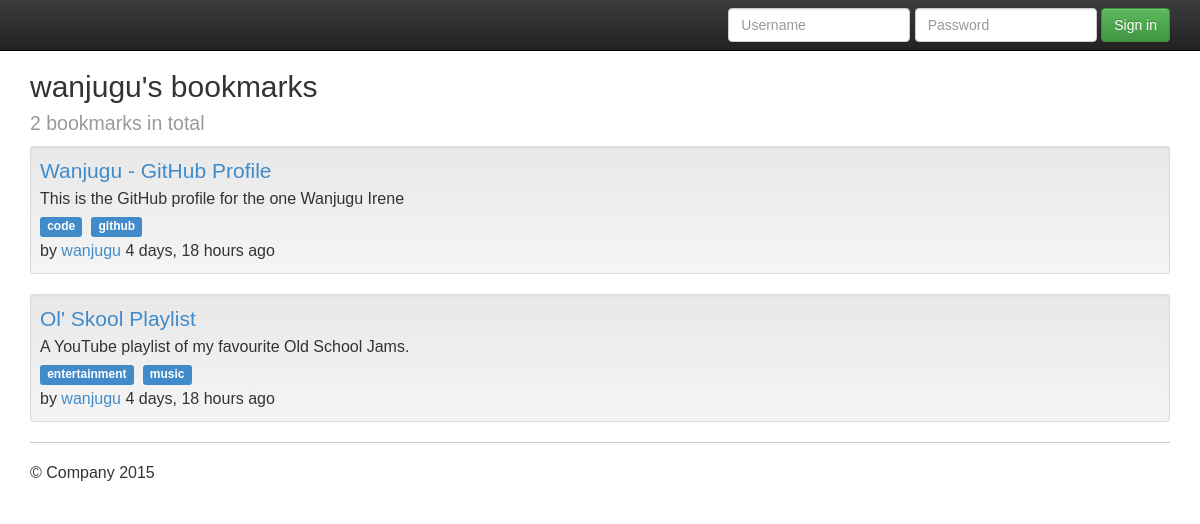
The page /user/wanjugu/ on the database its author committed.
### marcador/models.py (models this page shows, shortened)
@python_2_unicode_compatible
class Bookmark(models.Model):
    url = models.URLField()
    title = models.CharField('title', max_length=255)
    description = models.TextField('description', blank=True)
    is_public = models.BooleanField('public', default=True)
    date_created = models.DateTimeField('date created')
    date_updated = models.DateTimeField('date updated')
    owner = models.ForeignKey(User, verbose_name='owner',
        related_name='bookmarks')
    tags = models.ManyToManyField(Tag, blank=True)
    objects = models.Manager()
    public = PublicBookmarkManager()
    class Meta:
        verbose_name = 'bookmark'
        verbose_name_plural = 'bookmarks'
        ordering = ['-date_created']

@python_2_unicode_compatible
class Tag(models.Model):
    name = models.CharField(max_length=50, unique=True)
    class Meta:
        verbose_name = 'tag' # Human readable singular and plural names
        verbose_name_plural = 'tags'
        ordering = ['name'] # ordering will be done using this field
    def __str__(self):
        return self.name

### marcador/views.py (the view)
# urls.py: url(r'^user/(?P<username>[-\w]+)/$', 'marcador.views.bookmark_user',
def bookmark_user(request, username):
    user = get_object_or_404(User, username=username)
    if request.user == user:
        bookmarks = user.bookmarks.all()
    else:
        bookmarks = Bookmark.public.filter(owner__username=username)
    context = {'bookmarks': bookmarks, 'owner': user}
    return render(request, 'marcador/bookmark_user.html', context)

### marcador/models.py (called while the page is built)
    def get_queryset(self):
        qs = super(PublicBookmarkManager, self).get_queryset()
        return qs.filter(is_public=True)

### marcador/templates/marcador/bookmark_user.html (shortened to what this page needs)
{% extends "marcador/bookmark_list.html" %}
{% block heading %}
  <h2>{{ owner.username }}'s bookmarks<br>
    <small>{{ bookmarks.count }} bookmarks in total</small>
  </h2>
{% endblock %}

### marcador/templates/marcador/bookmark_list.html (shortened to what this page needs)
{% extends "base.html" %}
{% block content %}
  <ul class="list-unstyled">
  {% for bookmark in bookmarks %}
    <li class="well well-sm">{% include "marcador/bookmark.html" %}</li>
  {% empty %}
    <li>No bookmarks. :(</li>
  {% endfor %}
  </ul>
{% endblock %}

### marcador/templates/marcador/bookmark.html
<a class="lead" href="{{ bookmark.url }}">{{ bookmark.title }}</a>
{% if bookmark.description %}
  <br>{{ bookmark.description|linebreaksbr }}
{% endif %}
{% if not bookmark.is_public %}
  <br><span class="label label-warning">private</span>
{% else %}
    <br>
{% endif %}
{% if bookmark.tags.count %}
  {% for tag in bookmark.tags.all %}
    <span class="label label-primary">{{ tag|lower }}</span>&nbsp;
  {% endfor %}
{% endif %}
<br>by <a href="{% url "marcador_bookmark_user" bookmark.owner.username %}">
    {{ bookmark.owner.username }}</a>
{{ bookmark.date_created|timesince }} ago

### static/css/main.css (style rules this page uses)
html { color: #222; font-size: 1em; line-height: 1.4; }
body { font: 16px/26px Helvetica, Helvetica Neue, Arial; }

### templates/base.html (style rules this page uses)
body { padding-top: 50px; padding-bottom: 20px; }

### rows shown on the page
Bookmark: title "Wanjugu - GitHub Profile", description "This is the GitHub profile for the one Wanjugu Irene", owner.username "wanjugu", date_created "4 days, 18 hours"
Tag: name "code"
Tag: name "github"
Bookmark: title "Ol' Skool Playlist", description "A YouTube playlist of my favourite Old School Jams.", owner.username "wanjugu", date_created "4 days, 18 hours"
Tag: name "entertainment"
Tag: name "music"

### other values the page prints
{{ owner.username }} "wanjugu"
{{ bookmarks.count }} "2"
